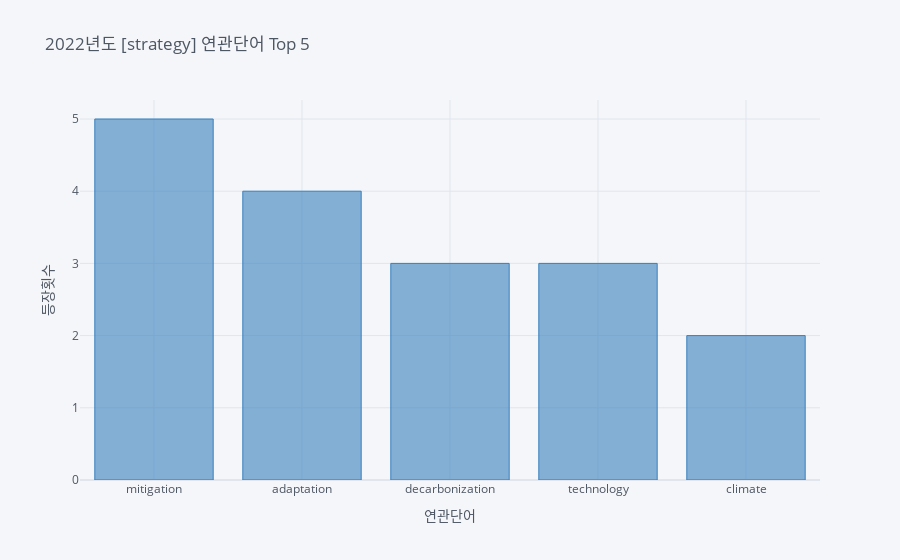

Notebook code for this chart:
### Markdown cell above
strategy(전략)은 mitigation(완화), adaptation(적응), decarbonization(탈탄소화)와 함께 사용되었습니다.

### Code cell
configure_plotly_browser_state()
coocc_word_vis(df_21_22, '2022', 'strategy')

### Figure 1 — Plotly figure (JSON) as saved in the notebook; plotly's stock layout.template omitted (floating-point values rounded to 4 significant figures)
{"data": [{"marker": {"color": "rgba(55, 128, 191, 0.6)", "line": {"color": "rgba(55, 128, 191, 1.0)", "width": 1}}, "name": "occ", "orientation": "v", "text": "", "x": ["mitigation", "adaptation", "decarbonization", "technology", "climate"], "y": [5, 4, 3, 3, 2], "type": "bar"}], "layout": {"legend": {"bgcolor": "#F5F6F9", "font": {"color": "#4D5663"}}, "paper_bgcolor": "#F5F6F9", "plot_bgcolor": "#F5F6F9", "title": {"font": {"color": "#4D5663"}, "text": "2022년도 [strategy] 연관단어 Top 5"}, "xaxis": {"gridcolor": "#E1E5ED", "showgrid": true, "tickfont": {"color": "#4D5663"}, "title": {"font": {"color": "#4D5663"}, "text": "연관단어"}, "zerolinecolor": "#E1E5ED"}, "yaxis": {"gridcolor": "#E1E5ED", "showgrid": true, "tickfont": {"color": "#4D5663"}, "title": {"font": {"color": "#4D5663"}, "text": "등장횟수"}, "zerolinecolor": "#E1E5ED"}}}
